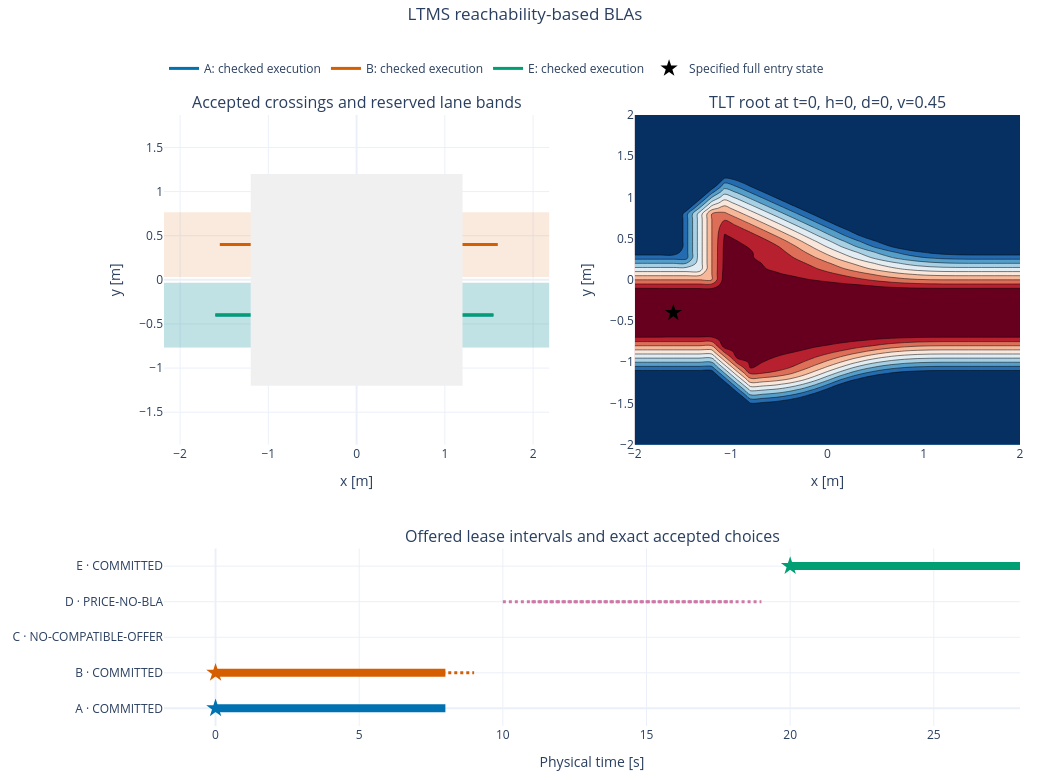

This figure's notebook cell:
### Markdown cell above
**Figure.** Shading is the time union of the *actual* spatial reservations, for visualization
only; compatibility uses their full time-dependent volumes. The right-hand plot fixes heading,
steering and speed and is not a projection over unspecified entry states.

### Code cell
final = dict(
    paths=[dict(id=b.offer.id, route=b.offer.service.route,
                times=physical_path(b.offer)[0].tolist(), states=physical_path(b.offer)[1].tolist(),
                reserved_union=route_reservation(BASE, b.offer.service.route).any(axis=0).T.astype(int).tolist())
           for b in ledger],
    pair_checks=pair_checks, x=x.tolist(), y=y.tolist(), rx=rx.tolist(), ry=ry.tolist(),
    slice=root[0, :, :, entry[2], entry[3], entry[4]].T.tolist())
numerics = dict(tlt=tlt_record, passes=passes_record, base=base_record, refinement=fine_record,
                service_evidence=SERVICE_EVIDENCE)
report = build_report(ROOT, attempts, ledger, final, numerics)
display(Markdown(results_table(report)))
figure = plot_scenario(report)
display_timeline(figure)
export_report(report, figure, OUTPUT)
export_figure(final, report['attempts'], OUTPUT)

### Figure 1 — Plotly figure (JSON) as saved in the notebook; plotly's stock layout.template omitted (floating-point values rounded to 4 significant figures; data arrays with more than 128 entries replaced by an {"elided": "..."} marker saying what was removed)
{"data": [{"customdata": {"elided": "281 float values"}, "hovertemplate": "x=%{x:.2f}, y=%{y:.2f}<br>t=%{customdata:.2f}s", "line": {"color": "#0072B2", "width": 3}, "mode": "lines", "name": "A: checked execution", "type": "scatter", "x": {"elided": "281 float values"}, "xaxis": "x", "y": {"elided": "281 float values"}, "yaxis": "y"}, {"colorscale": [[0, "rgba(255,255,255,0)"], [1, "#0072B2"]], "contours": {"end": 0.5, "size": 1, "start": 0.5}, "hoverinfo": "skip", "line": {"width": 0}, "name": "A reservation projection", "opacity": 0.13, "showscale": false, "type": "contour", "x": [-2.8, -2.667, -2.533, -2.4, -2.267, -2.133, -2.0, -1.867, -1.733, -1.6, -1.467, -1.333, -1.2, -1.067, -0.9333, -0.8, -0.6667, -0.5333, -0.4, -0.2667, -0.1333, 1.669e-06, 0.1333, 0.2667, 0.4, 0.5333, 0.6667, 0.8, 0.9333, 1.067, 1.2, 1.333, 1.467, 1.6, 1.733, 1.867, 2.0, 2.133, 2.267, 2.4, 2.533, 2.667, 2.8], "xaxis": "x", "y": [-2.467, -2.4, -2.333, -2.267, -2.2, -2.133, -2.067, -2.0, -1.933, -1.867, -1.8, -1.733, -1.667, -1.6, -1.533, -1.467, -1.4, -1.333, -1.267, -1.2, -1.133, -1.067, -1.0, -0.9333, -0.8667, -0.8, -0.7333, -0.6667, -0.6, -0.5333, -0.4667, -0.4, -0.3333, -0.2667, -0.2, -0.1333, -0.06667, -1.907e-06, 0.06666, 0.1333, 0.2, 0.2667, 0.3333, 0.4, 0.4667, 0.5333, 0.6, 0.6667, 0.7333, 0.8, 0.8667, 0.9333, 1.0, 1.067, 1.133, 1.2, 1.267, 1.333, 1.4, 1.467, 1.533, 1.6, 1.667, 1.733, 1.8, 1.867, 1.933, 2.0, 2.067, 2.133, 2.2, 2.267, 2.333, 2.4, 2.467], "yaxis": "y", "z": {"elided": "75x43 int values"}}, {"customdata": {"elided": "281 float values"}, "hovertemplate": "x=%{x:.2f}, y=%{y:.2f}<br>t=%{customdata:.2f}s", "line": {"color": "#D55E00", "width": 3}, "mode": "lines", "name": "B: checked execution", "type": "scatter", "x": {"elided": "281 float values"}, "xaxis": "x", "y": {"elided": "281 float values"}, "yaxis": "y"}, {"colorscale": [[0, "rgba(255,255,255,0)"], [1, "#D55E00"]], "contours": {"end": 0.5, "size": 1, "start": 0.5}, "hoverinfo": "skip", "line": {"width": 0}, "name": "B reservation projection", "opacity": 0.13, "showscale": false, "type": "contour", "x": [-2.8, -2.667, -2.533, -2.4, -2.267, -2.133, -2.0, -1.867, -1.733, -1.6, -1.467, -1.333, -1.2, -1.067, -0.9333, -0.8, -0.6667, -0.5333, -0.4, -0.2667, -0.1333, 1.669e-06, 0.1333, 0.2667, 0.4, 0.5333, 0.6667, 0.8, 0.9333, 1.067, 1.2, 1.333, 1.467, 1.6, 1.733, 1.867, 2.0, 2.133, 2.267, 2.4, 2.533, 2.667, 2.8], "xaxis": "x", "y": [-2.467, -2.4, -2.333, -2.267, -2.2, -2.133, -2.067, -2.0, -1.933, -1.867, -1.8, -1.733, -1.667, -1.6, -1.533, -1.467, -1.4, -1.333, -1.267, -1.2, -1.133, -1.067, -1.0, -0.9333, -0.8667, -0.8, -0.7333, -0.6667, -0.6, -0.5333, -0.4667, -0.4, -0.3333, -0.2667, -0.2, -0.1333, -0.06667, -1.907e-06, 0.06666, 0.1333, 0.2, 0.2667, 0.3333, 0.4, 0.4667, 0.5333, 0.6, 0.6667, 0.7333, 0.8, 0.8667, 0.9333, 1.0, 1.067, 1.133, 1.2, 1.267, 1.333, 1.4, 1.467, 1.533, 1.6, 1.667, 1.733, 1.8, 1.867, 1.933, 2.0, 2.067, 2.133, 2.2, 2.267, 2.333, 2.4, 2.467], "yaxis": "y", "z": {"elided": "75x43 int values"}}, {"customdata": {"elided": "281 float values"}, "hovertemplate": "x=%{x:.2f}, y=%{y:.2f}<br>t=%{customdata:.2f}s", "line": {"color": "#009E73", "width": 3}, "mode": "lines", "name": "E: checked execution", "type": "scatter", "x": {"elided": "281 float values"}, "xaxis": "x", "y": {"elided": "281 float values"}, "yaxis": "y"}, {"colorscale": [[0, "rgba(255,255,255,0)"], [1, "#009E73"]], "contours": {"end": 0.5, "size": 1, "start": 0.5}, "hoverinfo": "skip", "line": {"width": 0}, "name": "E reservation projection", "opacity": 0.13, "showscale": false, "type": "contour", "x": [-2.8, -2.667, -2.533, -2.4, -2.267, -2.133, -2.0, -1.867, -1.733, -1.6, -1.467, -1.333, -1.2, -1.067, -0.9333, -0.8, -0.6667, -0.5333, -0.4, -0.2667, -0.1333, 1.669e-06, 0.1333, 0.2667, 0.4, 0.5333, 0.6667, 0.8, 0.9333, 1.067, 1.2, 1.333, 1.467, 1.6, 1.733, 1.867, 2.0, 2.133, 2.267, 2.4, 2.533, 2.667, 2.8], "xaxis": "x", "y": [-2.467, -2.4, -2.333, -2.267, -2.2, -2.133, -2.067, -2.0, -1.933, -1.867, -1.8, -1.733, -1.667, -1.6, -1.533, -1.467, -1.4, -1.333, -1.267, -1.2, -1.133, -1.067, -1.0, -0.9333, -0.8667, -0.8, -0.7333, -0.6667, -0.6, -0.5333, -0.4667, -0.4, -0.3333, -0.2667, -0.2, -0.1333, -0.06667, -1.907e-06, 0.06666, 0.1333, 0.2, 0.2667, 0.3333, 0.4, 0.4667, 0.5333, 0.6, 0.6667, 0.7333, 0.8, 0.8667, 0.9333, 1.0, 1.067, 1.133, 1.2, 1.267, 1.333, 1.4, 1.467, 1.533, 1.6, 1.667, 1.733, 1.8, 1.867, 1.933, 2.0, 2.067, 2.133, 2.2, 2.267, 2.333, 2.4, 2.467], "yaxis": "y", "z": {"elided": "75x43 int values"}}, {"colorscale": [[0.0, "rgb(103,0,31)"], [0.1, "rgb(178,24,43)"], [0.2, "rgb(214,96,77)"], [0.3, "rgb(244,165,130)"], [0.4, "rgb(253,219,199)"], [0.5, "rgb(247,247,247)"], [0.6, "rgb(209,229,240)"], [0.7, "rgb(146,197,222)"], [0.8, "rgb(67,147,195)"], [0.9, "rgb(33,102,172)"], [1.0, "rgb(5,48,97)"]], "contours": {"end": 0.3, "size": 0.05, "start": -0.1}, "hovertemplate": "x=%{x:.2f}, y=%{y:.2f}<br>V=%{z:.4f}", "name": "HJ value", "showscale": false, "type": "contour", "x": [-2.0, -1.867, -1.733, -1.6, -1.467, -1.333, -1.2, -1.067, -0.9333, -0.8, -0.6667, -0.5333, -0.4, -0.2667, -0.1333, 5.96e-08, 0.1333, 0.2667, 0.4, 0.5333, 0.6667, 0.8, 0.9333, 1.067, 1.2, 1.333, 1.467, 1.6, 1.733, 1.867, 2.0], "xaxis": "x2", "y": [-2.0, -1.933, -1.867, -1.8, -1.733, -1.667, -1.6, -1.533, -1.467, -1.4, -1.333, -1.267, -1.2, -1.133, -1.067, -1.0, -0.9333, -0.8667, -0.8, -0.7333, -0.6667, -0.6, -0.5333, -0.4667, -0.4, -0.3333, -0.2667, -0.2, -0.1333, -0.06667, 5.96e-08, 0.06667, 0.1333, 0.2, 0.2667, 0.3333, 0.4, 0.4667, 0.5333, 0.6, 0.6667, 0.7333, 0.8, 0.8667, 0.9333, 1.0, 1.067, 1.133, 1.2, 1.267, 1.333, 1.4, 1.467, 1.533, 1.6, 1.667, 1.733, 1.8, 1.867, 1.933, 2.0], "yaxis": "y2", "z": {"elided": "61x31 float values"}, "zmid": 0}, {"marker": {"color": "black", "size": 13, "symbol": "star"}, "mode": "markers", "name": "Specified full entry state", "type": "scatter", "x": [-1.6], "xaxis": "x2", "y": [-0.4], "yaxis": "y2"}, {"hovertemplate": "A: 58b86dfa2050a7fc593c<br>t=%{x}s", "line": {"color": "#0072B2", "dash": "solid", "width": 8}, "mode": "lines", "name": "A lease", "showlegend": false, "type": "scatter", "x": [0, 8.0], "xaxis": "x3", "y": [0, 0], "yaxis": "y3"}, {"marker": {"color": "#0072B2", "size": 14, "symbol": "star"}, "mode": "markers", "showlegend": false, "type": "scatter", "x": [0], "xaxis": "x3", "y": [0], "yaxis": "y3"}, {"hovertemplate": "B: b9a36b580a613f4893ff<br>t=%{x}s", "line": {"color": "#D55E00", "dash": "solid", "width": 8}, "mode": "lines", "name": "B lease", "showlegend": false, "type": "scatter", "x": [0, 8.0], "xaxis": "x3", "y": [1, 1], "yaxis": "y3"}, {"marker": {"color": "#D55E00", "size": 14, "symbol": "star"}, "mode": "markers", "showlegend": false, "type": "scatter", "x": [0], "xaxis": "x3", "y": [1], "yaxis": "y3"}, {"hovertemplate": "B: 0dd39cb3a4f1472a0e87<br>t=%{x}s", "line": {"color": "#D55E00", "dash": "dot", "width": 3}, "mode": "lines", "name": "B lease", "showlegend": false, "type": "scatter", "x": [1, 9.0], "xaxis": "x3", "y": [1, 1], "yaxis": "y3"}, {"hovertemplate": "D: c39108c235df25a834b4<br>t=%{x}s", "line": {"color": "#CC79A7", "dash": "dot", "width": 3}, "mode": "lines", "name": "D lease", "showlegend": false, "type": "scatter", "x": [10, 18.0], "xaxis": "x3", "y": [3, 3], "yaxis": "y3"}, {"hovertemplate": "D: fa37339680c73ff74466<br>t=%{x}s", "line": {"color": "#CC79A7", "dash": "dot", "width": 3}, "mode": "lines", "name": "D lease", "showlegend": false, "type": "scatter", "x": [11, 19.0], "xaxis": "x3", "y": [3, 3], "yaxis": "y3"}, {"hovertemplate": "E: ff2feaf155a9fc9053f4<br>t=%{x}s", "line": {"color": "#009E73", "dash": "solid", "width": 8}, "mode": "lines", "name": "E lease", "showlegend": false, "type": "scatter", "x": [20, 28.0], "xaxis": "x3", "y": [4, 4], "yaxis": "y3"}, {"marker": {"color": "#009E73", "size": 14, "symbol": "star"}, "mode": "markers", "showlegend": false, "type": "scatter", "x": [20], "xaxis": "x3", "y": [4], "yaxis": "y3"}], "layout": {"annotations": [{"font": {"size": 16}, "showarrow": false, "text": "Accepted crossings and reserved lane bands", "x": 0.225, "xanchor": "center", "xref": "paper", "y": 1.0, "yanchor": "bottom", "yref": "paper"}, {"font": {"size": 16}, "showarrow": false, "text": "TLT root at t=0, h=0, d=0, v=0.45", "x": 0.775, "xanchor": "center", "xref": "paper", "y": 1.0, "yanchor": "bottom", "yref": "paper"}, {"font": {"size": 16}, "showarrow": false, "text": "Offered lease intervals and exact accepted choices", "x": 0.5, "xanchor": "center", "xref": "paper", "y": 0.2905, "yanchor": "bottom", "yref": "paper"}], "height": 780, "legend": {"orientation": "h", "y": 1.1}, "margin": {"b": 40, "l": 110, "r": 30, "t": 115}, "shapes": [{"fillcolor": "#f0f0f0", "line": {"width": 0}, "type": "rect", "x0": -1.2, "x1": 1.2, "xref": "x", "y0": -1.2, "y1": 1.2, "yref": "y"}], "title": {"text": "LTMS reachability-based BLAs", "x": 0.5, "y": 0.99}, "width": 1050, "xaxis": {"anchor": "y", "domain": [0.0, 0.45], "range": [-2.1, 2.1], "title": {"text": "x [m]"}}, "xaxis2": {"anchor": "y2", "domain": [0.55, 1.0], "title": {"text": "x [m]"}}, "xaxis3": {"anchor": "y3", "domain": [0.0, 1.0], "title": {"text": "Physical time [s]"}}, "yaxis": {"anchor": "x", "domain": [0.4605, 1.0], "range": [-1.3, 1.3], "scaleanchor": "x", "scaleratio": 1, "title": {"text": "y [m]"}}, "yaxis2": {"anchor": "x2", "domain": [0.4605, 1.0], "title": {"text": "y [m]"}}, "yaxis3": {"anchor": "x3", "domain": [0.0, 0.2905], "ticktext": ["A · COMMITTED", "B · COMMITTED", "C · NO-COMPATIBLE-OFFER", "D · PRICE-NO-BLA", "E · COMMITTED"], "tickvals": [0, 1, 2, 3, 4]}}}
